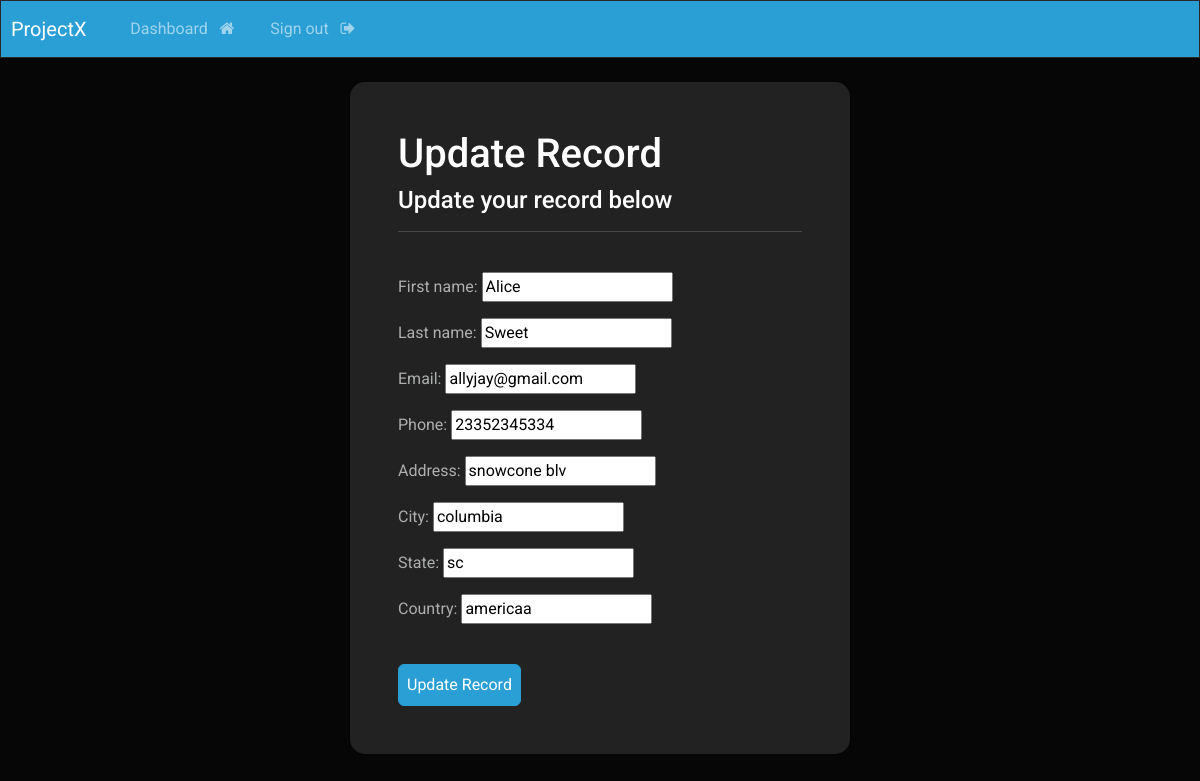
Page /update-record/2 (signed in) on the committed database.
### webapp/models.py (models this page shows, shortened)
class Record(models.Model):
    creation_date = models.DateTimeField(auto_now_add=True)
    first_name = models.CharField(max_length=100)
    last_name = models.CharField(max_length=100)
    email = models.EmailField(max_length=100)
    phone = models.CharField(max_length=100)
    address = models.CharField(max_length=100)
    city = models.CharField(max_length=100)
    state = models.CharField(max_length=100)
    country = models.CharField(max_length=100)

### webapp/views.py (the view)
# urls.py: path('update-record/<int:pk>', views.update_record, name = 'update-record'),
@login_required(login_url='my-login')
def update_record(request, pk):
    record = Record.objects.get(id=pk)
    form = UpdateRecordForm(instance = record)
    if request.method == "POST":
        form = UpdateRecordForm(request.POST, instance = record)
        if form.is_valid():
            form.save()
            messages.success(request, 'your record was updated successfully')
            return redirect("dashboard")
    context = {'form': form}
    return render(request, 'webapp/update-record.html', context=context)

### webapp/forms.py
class UpdateRecordForm(forms.ModelForm):
    class Meta:
        model = Record
        fields = ['first_name', 'last_name', 'email', 'phone', 'address', 'city', 'state', 'country']

### webapp/templates/webapp/update-record.html (shortened to what this page needs)
{% extends 'webapp/base.html' %}
{% block content %}
<body>
    <div class = "container bg-light shadow-md p-5 form-layout">
        <h3>Update Record</h3>
        <h5> Update your record below</h5>
        <hr>
        <br>
        <form method="POST" autocomplete = "off">
            {{form.as_p}}
            <br>
            <button type = "submit" class = "btn btn-primary w=100 btn-block p-2"> Update Record</button>
        </form>
    </div>
</body>
{% endblock %}

### static/css/styles.css (style rules this page uses)
.form-layout { border-radius:15px; width:500px; }

### rows in the picture
Record: first_name "Alice", last_name "Sweet", email "allyjay@gmail.com", phone "23352345334", address "snowcone blv", city "columbia", state "sc", country "americaa"
